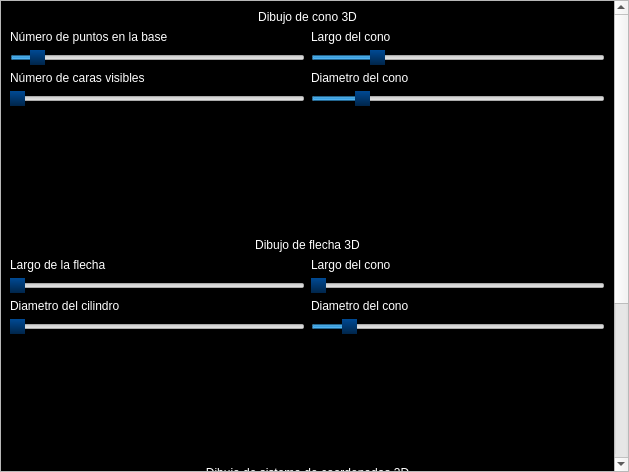
<?xml version="1.0" encoding="UTF-8"?>
<ui version="4.0">
 <class>sim_U1_T2</class>
 <widget class="QWidget" name="sim_U1_T2">
  <property name="geometry">
   <rect>
    <x>0</x>
    <y>0</y>
    <width>629</width>
    <height>472</height>
   </rect>
  </property>
  <property name="windowTitle">
   <string>sim_U1_T2</string>
  </property>
  <property name="styleSheet">
   <string notr="true"/>
  </property>
  <layout class="QVBoxLayout" name="verticalLayout">
   <property name="spacing">
    <number>0</number>
   </property>
   <property name="leftMargin">
    <number>0</number>
   </property>
   <property name="topMargin">
    <number>0</number>
   </property>
   <property name="rightMargin">
    <number>0</number>
   </property>
   <property name="bottomMargin">
    <number>0</number>
   </property>
   <item>
    <widget class="QScrollArea" name="scrollArea">
     <property name="widgetResizable">
      <bool>true</bool>
     </property>
     <widget class="QWidget" name="scrollAreaWidgetContents">
      <property name="geometry">
       <rect>
        <x>0</x>
        <y>0</y>
        <width>610</width>
        <height>842</height>
       </rect>
      </property>
      <property name="sizePolicy">
       <sizepolicy hsizetype="Preferred" vsizetype="Fixed">
        <horstretch>0</horstretch>
        <verstretch>0</verstretch>
       </sizepolicy>
      </property>
      <property name="styleSheet">
       <string notr="true">QWidget#scrollAreaWidgetContents{
background-color:rgba(0,0,0,255);
}
QLabel{
color:white;
}
QSlider::handle:horizontal {
background: qlineargradient(spread:pad, x1:0.505, y1:0, x2:0.500318, y2:1, stop:0 rgba(0, 74, 148, 255), stop:1 rgba(0, 37, 74, 255))
}
QSlider::handle:horizontal:hover {
    /*background: rgba(173, 51, 51,255);*/
background: qlineargradient(spread:pad, x1:0.506, y1:0, x2:0.506, y2:1, stop:0 rgba(203, 60, 60, 255), stop:1 rgba(150, 44, 44, 255))
}
QSpinBox{
color:white;
background-color:black;
}</string>
      </property>
      <layout class="QVBoxLayout" name="verticalLayout_11">
       <item>
        <widget class="QLabel" name="label_5">
         <property name="styleSheet">
          <string notr="true">font:20pt &quot;Britannic Bold&quot;;</string>
         </property>
         <property name="text">
          <string>Dibujo de cono 3D</string>
         </property>
         <property name="alignment">
          <set>Qt::AlignCenter</set>
         </property>
        </widget>
       </item>
       <item>
        <layout class="QHBoxLayout" name="horizontalLayout">
         <item>
          <layout class="QVBoxLayout" name="verticalLayout_2">
           <item>
            <widget class="QLabel" name="label">
             <property name="text">
              <string>Número de puntos en la base</string>
             </property>
            </widget>
           </item>
           <item>
            <widget class="QSlider" name="sl_n">
             <property name="cursor">
              <cursorShape>ArrowCursor</cursorShape>
             </property>
             <property name="toolTip">
              <string/>
             </property>
             <property name="whatsThis">
              <string/>
             </property>
             <property name="accessibleDescription">
              <string/>
             </property>
             <property name="minimum">
              <number>3</number>
             </property>
             <property name="maximum">
              <number>100</number>
             </property>
             <property name="value">
              <number>10</number>
             </property>
             <property name="orientation">
              <enum>Qt::Horizontal</enum>
             </property>
            </widget>
           </item>
           <item>
            <widget class="QLabel" name="label_2">
             <property name="text">
              <string>Número de caras visibles</string>
             </property>
            </widget>
           </item>
           <item>
            <widget class="QSlider" name="sl_nCaras">
             <property name="minimum">
              <number>0</number>
             </property>
             <property name="pageStep">
              <number>1</number>
             </property>
             <property name="orientation">
              <enum>Qt::Horizontal</enum>
             </property>
            </widget>
           </item>
          </layout>
         </item>
         <item>
          <layout class="QVBoxLayout" name="verticalLayout_3">
           <item>
            <widget class="QLabel" name="label_3">
             <property name="text">
              <string>Largo del cono</string>
             </property>
            </widget>
           </item>
           <item>
            <widget class="QSlider" name="sl_lCono_1">
             <property name="minimum">
              <number>1</number>
             </property>
             <property name="maximum">
              <number>20</number>
             </property>
             <property name="pageStep">
              <number>1</number>
             </property>
             <property name="value">
              <number>5</number>
             </property>
             <property name="orientation">
              <enum>Qt::Horizontal</enum>
             </property>
            </widget>
           </item>
           <item>
            <widget class="QLabel" name="label_4">
             <property name="text">
              <string>Diametro del cono</string>
             </property>
            </widget>
           </item>
           <item>
            <widget class="QSlider" name="sl_dCono_1">
             <property name="minimum">
              <number>1</number>
             </property>
             <property name="maximum">
              <number>20</number>
             </property>
             <property name="pageStep">
              <number>1</number>
             </property>
             <property name="value">
              <number>4</number>
             </property>
             <property name="orientation">
              <enum>Qt::Horizontal</enum>
             </property>
            </widget>
           </item>
          </layout>
         </item>
        </layout>
       </item>
       <item>
        <widget class="GLView" name="glView_1" native="true">
         <property name="minimumSize">
          <size>
           <width>0</width>
           <height>100</height>
          </size>
         </property>
         <property name="styleSheet">
          <string notr="true">background-color:black;</string>
         </property>
        </widget>
       </item>
       <item>
        <spacer name="verticalSpacer">
         <property name="orientation">
          <enum>Qt::Vertical</enum>
         </property>
         <property name="sizeHint" stdset="0">
          <size>
           <width>20</width>
           <height>20</height>
          </size>
         </property>
        </spacer>
       </item>
       <item>
        <widget class="QLabel" name="label_6">
         <property name="styleSheet">
          <string notr="true">font:20pt &quot;Britannic Bold&quot;;</string>
         </property>
         <property name="text">
          <string>Dibujo de flecha 3D</string>
         </property>
         <property name="alignment">
          <set>Qt::AlignCenter</set>
         </property>
        </widget>
       </item>
       <item>
        <layout class="QHBoxLayout" name="horizontalLayout_2">
         <item>
          <layout class="QVBoxLayout" name="verticalLayout_4">
           <item>
            <widget class="QLabel" name="label_7">
             <property name="text">
              <string>Largo de la flecha</string>
             </property>
            </widget>
           </item>
           <item>
            <widget class="QSlider" name="sl_lFlecha_1">
             <property name="cursor">
              <cursorShape>ArrowCursor</cursorShape>
             </property>
             <property name="toolTip">
              <string/>
             </property>
             <property name="whatsThis">
              <string/>
             </property>
             <property name="accessibleDescription">
              <string/>
             </property>
             <property name="minimum">
              <number>2</number>
             </property>
             <property name="maximum">
              <number>12</number>
             </property>
             <property name="pageStep">
              <number>1</number>
             </property>
             <property name="value">
              <number>2</number>
             </property>
             <property name="orientation">
              <enum>Qt::Horizontal</enum>
             </property>
            </widget>
           </item>
           <item>
            <widget class="QLabel" name="label_8">
             <property name="text">
              <string>Diametro del cilindro</string>
             </property>
            </widget>
           </item>
           <item>
            <widget class="QSlider" name="sl_dCilindro">
             <property name="minimum">
              <number>1</number>
             </property>
             <property name="maximum">
              <number>10</number>
             </property>
             <property name="pageStep">
              <number>1</number>
             </property>
             <property name="value">
              <number>1</number>
             </property>
             <property name="orientation">
              <enum>Qt::Horizontal</enum>
             </property>
            </widget>
           </item>
          </layout>
         </item>
         <item>
          <layout class="QVBoxLayout" name="verticalLayout_5">
           <item>
            <widget class="QLabel" name="label_9">
             <property name="text">
              <string>Largo del cono</string>
             </property>
            </widget>
           </item>
           <item>
            <widget class="QSlider" name="sl_lCono_2">
             <property name="minimum">
              <number>1</number>
             </property>
             <property name="maximum">
              <number>1</number>
             </property>
             <property name="pageStep">
              <number>1</number>
             </property>
             <property name="value">
              <number>1</number>
             </property>
             <property name="orientation">
              <enum>Qt::Horizontal</enum>
             </property>
            </widget>
           </item>
           <item>
            <widget class="QLabel" name="label_10">
             <property name="text">
              <string>Diametro del cono</string>
             </property>
            </widget>
           </item>
           <item>
            <widget class="QSlider" name="sl_dCono_2">
             <property name="minimum">
              <number>1</number>
             </property>
             <property name="maximum">
              <number>10</number>
             </property>
             <property name="pageStep">
              <number>1</number>
             </property>
             <property name="value">
              <number>2</number>
             </property>
             <property name="orientation">
              <enum>Qt::Horizontal</enum>
             </property>
            </widget>
           </item>
          </layout>
         </item>
        </layout>
       </item>
       <item>
        <widget class="GLView" name="glView_2" native="true">
         <property name="minimumSize">
          <size>
           <width>0</width>
           <height>100</height>
          </size>
         </property>
         <property name="styleSheet">
          <string notr="true">background-color:black;</string>
         </property>
        </widget>
       </item>
       <item>
        <spacer name="verticalSpacer_2">
         <property name="orientation">
          <enum>Qt::Vertical</enum>
         </property>
         <property name="sizeHint" stdset="0">
          <size>
           <width>20</width>
           <height>20</height>
          </size>
         </property>
        </spacer>
       </item>
       <item>
        <widget class="QLabel" name="label_11">
         <property name="styleSheet">
          <string notr="true">font:20pt &quot;Britannic Bold&quot;;</string>
         </property>
         <property name="text">
          <string>Dibujo de sistema de coordenadas 3D</string>
         </property>
         <property name="alignment">
          <set>Qt::AlignCenter</set>
         </property>
        </widget>
       </item>
       <item>
        <layout class="QHBoxLayout" name="horizontalLayout_3">
         <item>
          <layout class="QVBoxLayout" name="verticalLayout_12">
           <item>
            <layout class="QHBoxLayout" name="horizontalLayout_6">
             <item>
              <widget class="QLabel" name="label_19">
               <property name="text">
                <string>Rotación X</string>
               </property>
              </widget>
             </item>
             <item>
              <widget class="QSpinBox" name="sb_X">
               <property name="minimumSize">
                <size>
                 <width>25</width>
                 <height>0</height>
                </size>
               </property>
               <property name="wrapping">
                <bool>false</bool>
               </property>
               <property name="frame">
                <bool>true</bool>
               </property>
               <property name="alignment">
                <set>Qt::AlignCenter</set>
               </property>
               <property name="readOnly">
                <bool>true</bool>
               </property>
               <property name="buttonSymbols">
                <enum>QAbstractSpinBox::NoButtons</enum>
               </property>
               <property name="accelerated">
                <bool>false</bool>
               </property>
               <property name="keyboardTracking">
                <bool>false</bool>
               </property>
               <property name="showGroupSeparator" stdset="0">
                <bool>false</bool>
               </property>
               <property name="minimum">
                <number>-999</number>
               </property>
               <property name="maximum">
                <number>999</number>
               </property>
              </widget>
             </item>
             <item>
              <spacer name="horizontalSpacer_3">
               <property name="orientation">
                <enum>Qt::Horizontal</enum>
               </property>
               <property name="sizeHint" stdset="0">
                <size>
                 <width>40</width>
                 <height>20</height>
                </size>
               </property>
              </spacer>
             </item>
            </layout>
           </item>
           <item>
            <widget class="QSlider" name="sl_rotX">
             <property name="minimum">
              <number>-360</number>
             </property>
             <property name="maximum">
              <number>360</number>
             </property>
             <property name="singleStep">
              <number>10</number>
             </property>
             <property name="pageStep">
              <number>40</number>
             </property>
             <property name="value">
              <number>0</number>
             </property>
             <property name="tracking">
              <bool>true</bool>
             </property>
             <property name="orientation">
              <enum>Qt::Horizontal</enum>
             </property>
             <property name="invertedAppearance">
              <bool>false</bool>
             </property>
             <property name="invertedControls">
              <bool>false</bool>
             </property>
             <property name="tickPosition">
              <enum>QSlider::NoTicks</enum>
             </property>
             <property name="tickInterval">
              <number>40</number>
             </property>
            </widget>
           </item>
          </layout>
         </item>
         <item>
          <layout class="QVBoxLayout" name="verticalLayout_14">
           <item>
            <layout class="QHBoxLayout" name="horizontalLayout_7">
             <item>
              <widget class="QLabel" name="label_21">
               <property name="text">
                <string>Rotación Y</string>
               </property>
              </widget>
             </item>
             <item>
              <widget class="QSpinBox" name="sb_Y">
               <property name="minimumSize">
                <size>
                 <width>25</width>
                 <height>0</height>
                </size>
               </property>
               <property name="wrapping">
                <bool>false</bool>
               </property>
               <property name="frame">
                <bool>true</bool>
               </property>
               <property name="alignment">
                <set>Qt::AlignCenter</set>
               </property>
               <property name="readOnly">
                <bool>true</bool>
               </property>
               <property name="buttonSymbols">
                <enum>QAbstractSpinBox::NoButtons</enum>
               </property>
               <property name="accelerated">
                <bool>false</bool>
               </property>
               <property name="keyboardTracking">
                <bool>false</bool>
               </property>
               <property name="showGroupSeparator" stdset="0">
                <bool>false</bool>
               </property>
               <property name="minimum">
                <number>-999</number>
               </property>
               <property name="maximum">
                <number>999</number>
               </property>
              </widget>
             </item>
             <item>
              <spacer name="horizontalSpacer_4">
               <property name="orientation">
                <enum>Qt::Horizontal</enum>
               </property>
               <property name="sizeHint" stdset="0">
                <size>
                 <width>40</width>
                 <height>20</height>
                </size>
               </property>
              </spacer>
             </item>
            </layout>
           </item>
           <item>
            <widget class="QSlider" name="sl_rotY">
             <property name="minimum">
              <number>-360</number>
             </property>
             <property name="maximum">
              <number>360</number>
             </property>
             <property name="singleStep">
              <number>10</number>
             </property>
             <property name="pageStep">
              <number>40</number>
             </property>
             <property name="value">
              <number>0</number>
             </property>
             <property name="orientation">
              <enum>Qt::Horizontal</enum>
             </property>
            </widget>
           </item>
          </layout>
         </item>
         <item>
          <layout class="QVBoxLayout" name="verticalLayout_13">
           <item>
            <layout class="QHBoxLayout" name="horizontalLayout_8">
             <item>
              <widget class="QLabel" name="label_20">
               <property name="text">
                <string>Rotación Z</string>
               </property>
              </widget>
             </item>
             <item>
              <widget class="QSpinBox" name="sb_Z">
               <property name="minimumSize">
                <size>
                 <width>25</width>
                 <height>0</height>
                </size>
               </property>
               <property name="wrapping">
                <bool>false</bool>
               </property>
               <property name="frame">
                <bool>true</bool>
               </property>
               <property name="alignment">
                <set>Qt::AlignCenter</set>
               </property>
               <property name="readOnly">
                <bool>true</bool>
               </property>
               <property name="buttonSymbols">
                <enum>QAbstractSpinBox::NoButtons</enum>
               </property>
               <property name="accelerated">
                <bool>false</bool>
               </property>
               <property name="keyboardTracking">
                <bool>false</bool>
               </property>
               <property name="showGroupSeparator" stdset="0">
                <bool>false</bool>
               </property>
               <property name="minimum">
                <number>-999</number>
               </property>
               <property name="maximum">
                <number>999</number>
               </property>
              </widget>
             </item>
             <item>
              <spacer name="horizontalSpacer_5">
               <property name="orientation">
                <enum>Qt::Horizontal</enum>
               </property>
               <property name="sizeHint" stdset="0">
                <size>
                 <width>40</width>
                 <height>20</height>
                </size>
               </property>
              </spacer>
             </item>
            </layout>
           </item>
           <item>
            <widget class="QSlider" name="sl_rotZ">
             <property name="minimum">
              <number>-360</number>
             </property>
             <property name="maximum">
              <number>360</number>
             </property>
             <property name="singleStep">
              <number>10</number>
             </property>
             <property name="pageStep">
              <number>40</number>
             </property>
             <property name="value">
              <number>0</number>
             </property>
             <property name="orientation">
              <enum>Qt::Horizontal</enum>
             </property>
            </widget>
           </item>
          </layout>
         </item>
        </layout>
       </item>
       <item>
        <layout class="QHBoxLayout" name="horizontalLayout_5">
         <item>
          <spacer name="horizontalSpacer_2">
           <property name="orientation">
            <enum>Qt::Horizontal</enum>
           </property>
           <property name="sizeHint" stdset="0">
            <size>
             <width>40</width>
             <height>20</height>
            </size>
           </property>
          </spacer>
         </item>
         <item>
          <widget class="QLabel" name="label_12">
           <property name="text">
            <string>Ecuación de localización: </string>
           </property>
          </widget>
         </item>
         <item>
          <widget class="QComboBox" name="cb_ecuaciones">
           <property name="minimumSize">
            <size>
             <width>135</width>
             <height>0</height>
            </size>
           </property>
           <item>
            <property name="text">
             <string>A = rotX * rotY * rotZ</string>
            </property>
           </item>
           <item>
            <property name="text">
             <string>A = rotX * rotZ * rotY</string>
            </property>
           </item>
           <item>
            <property name="text">
             <string>A = rotY * rotZ * rotX</string>
            </property>
           </item>
           <item>
            <property name="text">
             <string>A = rotY * rotX * rotZ</string>
            </property>
           </item>
           <item>
            <property name="text">
             <string>A = rotZ * rotX * rotY</string>
            </property>
           </item>
           <item>
            <property name="text">
             <string>A = rotZ * rotY * rotX</string>
            </property>
           </item>
          </widget>
         </item>
         <item>
          <spacer name="horizontalSpacer">
           <property name="orientation">
            <enum>Qt::Horizontal</enum>
           </property>
           <property name="sizeHint" stdset="0">
            <size>
             <width>40</width>
             <height>20</height>
            </size>
           </property>
          </spacer>
         </item>
        </layout>
       </item>
       <item>
        <layout class="QHBoxLayout" name="horizontalLayout_4">
         <item>
          <layout class="QVBoxLayout" name="verticalLayout_8">
           <item>
            <widget class="QLabel" name="label_16">
             <property name="text">
              <string>Largo de las flechas</string>
             </property>
             <property name="alignment">
              <set>Qt::AlignCenter</set>
             </property>
            </widget>
           </item>
           <item>
            <widget class="QSlider" name="sl_lFlecha_2">
             <property name="minimum">
              <number>2</number>
             </property>
             <property name="maximum">
              <number>30</number>
             </property>
             <property name="pageStep">
              <number>1</number>
             </property>
             <property name="value">
              <number>10</number>
             </property>
             <property name="orientation">
              <enum>Qt::Horizontal</enum>
             </property>
            </widget>
           </item>
          </layout>
         </item>
         <item>
          <layout class="QVBoxLayout" name="verticalLayout_9">
           <item>
            <widget class="QLabel" name="label_17">
             <property name="text">
              <string>Subindice del sistema</string>
             </property>
            </widget>
           </item>
           <item>
            <widget class="QSpinBox" name="sb_subindice">
             <property name="styleSheet">
              <string notr="true"/>
             </property>
             <property name="maximum">
              <number>9999</number>
             </property>
            </widget>
           </item>
          </layout>
         </item>
         <item>
          <layout class="QVBoxLayout" name="verticalLayout_10">
           <item>
            <widget class="QLabel" name="label_18">
             <property name="text">
              <string>Diametros de las flechas</string>
             </property>
             <property name="alignment">
              <set>Qt::AlignCenter</set>
             </property>
            </widget>
           </item>
           <item>
            <widget class="QSlider" name="sl_dFlecha">
             <property name="minimum">
              <number>1</number>
             </property>
             <property name="maximum">
              <number>10</number>
             </property>
             <property name="pageStep">
              <number>1</number>
             </property>
             <property name="value">
              <number>2</number>
             </property>
             <property name="orientation">
              <enum>Qt::Horizontal</enum>
             </property>
            </widget>
           </item>
          </layout>
         </item>
        </layout>
       </item>
       <item>
        <widget class="GLView" name="glView_3" native="true">
         <property name="minimumSize">
          <size>
           <width>0</width>
           <height>100</height>
          </size>
         </property>
         <property name="styleSheet">
          <string notr="true">background-color:black;</string>
         </property>
        </widget>
       </item>
      </layout>
     </widget>
    </widget>
   </item>
  </layout>
 </widget>
 <customwidgets>
  <customwidget>
   <class>GLView</class>
   <extends>QWidget</extends>
   <header location="global">clases.GLView</header>
   <container>1</container>
  </customwidget>
 </customwidgets>
 <resources/>
 <connections/>
</ui>
